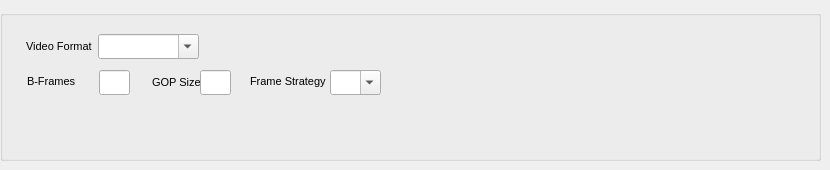
        <widget class="QWidget" name="tabGopFrame">
         <attribute name="title">
          <string>GOP / Frame Control</string>
         </attribute>
         <widget class="QGroupBox" name="groupGop_FrameCtl">
          <property name="enabled">
           <bool>true</bool>
          </property>
          <property name="geometry">
           <rect>
            <x>0</x>
            <y>10</y>
            <width>821</width>
            <height>151</height>
           </rect>
          </property>
          <property name="title">
           <string/>
          </property>
          <widget class="QComboBox" name="FrameStrategy">
           <property name="geometry">
            <rect>
             <x>330</x>
             <y>60</y>
             <width>51</width>
             <height>25</height>
            </rect>
           </property>
           <property name="font">
            <font>
             <family>Sans Serif</family>
             <pointsize>8</pointsize>
             <italic>false</italic>
             <bold>false</bold>
            </font>
           </property>
           <property name="toolTip">
            <string>Frame Strategy: Adds the flag -b_strategy to the command line.
Strategy to choose between I/P/B-frames.
Range and Defaults are codec dependent.</string>
           </property>
           <property name="editable">
            <bool>true</bool>
           </property>
           <item>
            <property name="text">
             <string/>
            </property>
           </item>
           <item>
            <property name="text">
             <string>-1</string>
            </property>
           </item>
           <item>
            <property name="text">
             <string>0</string>
            </property>
           </item>
           <item>
            <property name="text">
             <string>1</string>
            </property>
           </item>
           <item>
            <property name="text">
             <string>2</string>
            </property>
           </item>
          </widget>
          <widget class="QLabel" name="l_VideoGroupPicSize">
           <property name="geometry">
            <rect>
             <x>152</x>
             <y>64</y>
             <width>51</width>
             <height>17</height>
            </rect>
           </property>
           <property name="font">
            <font>
             <pointsize>8</pointsize>
             <italic>false</italic>
             <bold>false</bold>
            </font>
           </property>
           <property name="text">
            <string>GOP Size</string>
           </property>
          </widget>
          <widget class="QLabel" name="l_FrameStrategy">
           <property name="geometry">
            <rect>
             <x>250</x>
             <y>63</y>
             <width>81</width>
             <height>17</height>
            </rect>
           </property>
           <property name="font">
            <font>
             <pointsize>8</pointsize>
             <italic>false</italic>
             <bold>false</bold>
            </font>
           </property>
           <property name="text">
            <string>Frame Strategy</string>
           </property>
          </widget>
          <widget class="QComboBox" name="VideoFormat">
           <property name="enabled">
            <bool>true</bool>
           </property>
           <property name="geometry">
            <rect>
             <x>98</x>
             <y>24</y>
             <width>101</width>
             <height>25</height>
            </rect>
           </property>
           <property name="font">
            <font>
             <family>Sans Serif</family>
             <pointsize>8</pointsize>
             <italic>false</italic>
             <bold>false</bold>
            </font>
           </property>
           <property name="toolTip">
            <string>Video Format:
- Leave blank for default (unspecified = -1).
- Component = 0, PAL = 1, NTSC = 2, SECAM = 3, MAC = 4.
- Used mainly with MPEG-2 encodes (sets sequence display extension).
- Can also be applied to H.264 streams via the h264_metadata bitstream filter.
- Has no effect for most other codecs or containers (MP4/MKV/MOV).
For advanced/broadcast workflows only.
</string>
           </property>
           <property name="editable">
            <bool>true</bool>
           </property>
           <property name="currentIndex">
            <number>0</number>
           </property>
           <property name="placeholderText">
            <string/>
           </property>
           <item>
            <property name="text">
             <string/>
            </property>
           </item>
           <item>
            <property name="text">
             <string>component</string>
            </property>
           </item>
           <item>
            <property name="text">
             <string>pal</string>
            </property>
           </item>
           <item>
            <property name="text">
             <string>ntsc</string>
            </property>
           </item>
           <item>
            <property name="text">
             <string>secam</string>
            </property>
           </item>
           <item>
            <property name="text">
             <string>mac</string>
            </property>
           </item>
          </widget>
          <widget class="QLabel" name="l_VideoBFrames">
           <property name="geometry">
            <rect>
             <x>27</x>
             <y>63</y>
             <width>51</width>
             <height>17</height>
            </rect>
           </property>
           <property name="font">
            <font>
             <pointsize>8</pointsize>
             <italic>false</italic>
             <bold>false</bold>
            </font>
           </property>
           <property name="text">
            <string>B-Frames</string>
           </property>
          </widget>
          <widget class="QLineEdit" name="VideoBFrames">
           <property name="geometry">
            <rect>
             <x>99</x>
             <y>60</y>
             <width>31</width>
             <height>25</height>
            </rect>
           </property>
           <property name="font">
            <font>
             <pointsize>8</pointsize>
             <italic>false</italic>
             <bold>false</bold>
            </font>
           </property>
           <property name="toolTip">
            <string>B-Frames: Adds the flag -bf to the command line</string>
           </property>
          </widget>
          <widget class="QLabel" name="l_VideoFormat">
           <property name="geometry">
            <rect>
             <x>26</x>
             <y>28</y>
             <width>71</width>
             <height>17</height>
            </rect>
           </property>
           <property name="font">
            <font>
             <pointsize>8</pointsize>
             <italic>false</italic>
             <bold>false</bold>
            </font>
           </property>
           <property name="text">
            <string>Video Format</string>
           </property>
          </widget>
          <widget class="QLineEdit" name="VideoGroupPicSize">
           <property name="geometry">
            <rect>
             <x>200</x>
             <y>60</y>
             <width>31</width>
             <height>25</height>
            </rect>
           </property>
           <property name="font">
            <font>
             <pointsize>8</pointsize>
             <italic>false</italic>
             <bold>false</bold>
            </font>
           </property>
           <property name="toolTip">
            <string>Group of Pictures Size: Adds the flag -g to the command line</string>
           </property>
          </widget>
         </widget>
        </widget>
